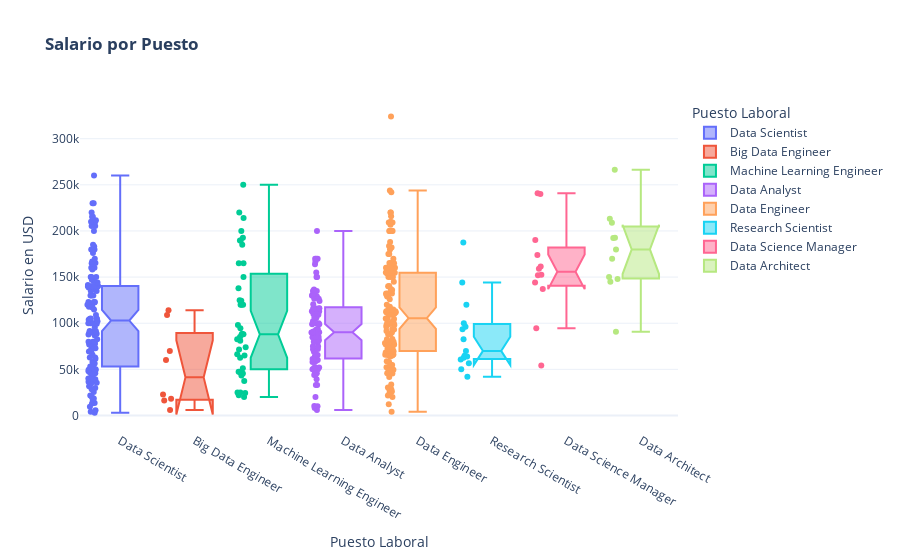

Notebook cell for this chart:
### Code cell
fig = px.box(temp_job_df, x="Puesto Laboral", y="Salario en USD", color="Puesto Laboral",notched=True, points='all',title="<b>Salario por Puesto" ,hover_data=["Puesto Laboral"], template='plotly_white')
fig.show()

### Figure 1 — Plotly figure (JSON) as saved in the notebook; plotly's stock layout.template omitted (floating-point values rounded to 4 significant figures; data arrays with more than 128 entries replaced by an {"elided": "..."} marker saying what was removed)
{"data": [{"alignmentgroup": "True", "boxpoints": "all", "hovertemplate": "Puesto Laboral=%{x}<br>Salario en USD=%{y}<extra></extra>", "legendgroup": "Data Scientist", "marker": {"color": "#636efa"}, "name": "Data Scientist", "notched": true, "offsetgroup": "Data Scientist", "orientation": "v", "showlegend": true, "type": "box", "x": {"elided": "142 str values"}, "x0": " ", "xaxis": "x", "y": {"elided": "142 int values"}, "y0": " ", "yaxis": "y"}, {"alignmentgroup": "True", "boxpoints": "all", "hovertemplate": "Puesto Laboral=%{x}<br>Salario en USD=%{y}<extra></extra>", "legendgroup": "Big Data Engineer", "marker": {"color": "#EF553B"}, "name": "Big Data Engineer", "notched": true, "offsetgroup": "Big Data Engineer", "orientation": "v", "showlegend": true, "type": "box", "x": ["Big Data Engineer", "Big Data Engineer", "Big Data Engineer", "Big Data Engineer", "Big Data Engineer", "Big Data Engineer", "Big Data Engineer", "Big Data Engineer"], "x0": " ", "xaxis": "x", "y": [109024, 114047, 70000, 60000, 22611, 18000, 5882, 16228], "y0": " ", "yaxis": "y"}, {"alignmentgroup": "True", "boxpoints": "all", "hovertemplate": "Puesto Laboral=%{x}<br>Salario en USD=%{y}<extra></extra>", "legendgroup": "Machine Learning Engineer", "marker": {"color": "#00cc96"}, "name": "Machine Learning Engineer", "notched": true, "offsetgroup": "Machine Learning Engineer", "orientation": "v", "showlegend": true, "type": "box", "x": ["Machine Learning Engineer", "Machine Learning Engineer", "Machine Learning Engineer", "Machine Learning Engineer", "Machine Learning Engineer", "Machine Learning Engineer", "Machine Learning Engineer", "Machine Learning Engineer", "Machine Learning Engineer", "Machine Learning Engineer", "Machine Learning Engineer", "Machine Learning Engineer", "Machine Learning Engineer", "Machine Learning Engineer", "Machine Learning Engineer", "Machine Learning Engineer", "Machine Learning Engineer", "Machine Learning Engineer", "Machine Learning Engineer", "Machine Learning Engineer", "Machine Learning Engineer", "Machine Learning Engineer", "Machine Learning Engineer", "Machine Learning Engineer", "Machine Learning Engineer", "Machine Learning Engineer", "Machine Learning Engineer", "Machine Learning Engineer", "Machine Learning Engineer", "Machine Learning Engineer", "Machine Learning Engineer", "Machine Learning Engineer", "Machine Learning Engineer", "Machine Learning Engineer", "Machine Learning Engineer", "Machine Learning Engineer", "Machine Learning Engineer", "Machine Learning Engineer", "Machine Learning Engineer", "Machine Learning Engineer", "Machine Learning Engineer"], "x0": " ", "xaxis": "x", "y": [150000, 43331, 250000, 138000, 45618, 47282, 94564, 20000, 82744, 125000, 81000, 74000, 21844, 24342, 200000, 24823, 24823, 88654, 46597, 185000, 66265, 85000, 51064, 189650, 164996, 37300, 124333, 98158, 87932, 189650, 164996, 120000, 220000, 120000, 65000, 120000, 62651, 87425, 71444, 214000, 192600], "y0": " ", "yaxis": "y"}, {"alignmentgroup": "True", "boxpoints": "all", "hovertemplate": "Puesto Laboral=%{x}<br>Salario en USD=%{y}<extra></extra>", "legendgroup": "Data Analyst", "marker": {"color": "#ab63fa"}, "name": "Data Analyst", "notched": true, "offsetgroup": "Data Analyst", "orientation": "v", "showlegend": true, "type": "box", "x": ["Data Analyst", "Data Analyst", "Data Analyst", "Data Analyst", "Data Analyst", "Data Analyst", "Data Analyst", "Data Analyst", "Data Analyst", "Data Analyst", "Data Analyst", "Data Analyst", "Data Analyst", "Data Analyst", "Data Analyst", "Data Analyst", "Data Analyst", "Data Analyst", "Data Analyst", "Data Analyst", "Data Analyst", "Data Analyst", "Data Analyst", "Data Analyst", "Data Analyst", "Data Analyst", "Data Analyst", "Data Analyst", "Data Analyst", "Data Analyst", "Data Analyst", "Data Analyst", "Data Analyst", "Data Analyst", "Data Analyst", "Data Analyst", "Data Analyst", "Data Analyst", "Data Analyst", "Data Analyst", "Data Analyst", "Data Analyst", "Data Analyst", "Data Analyst", "Data Analyst", "Data Analyst", "Data Analyst", "Data Analyst", "Data Analyst", "Data Analyst", "Data Analyst", "Data Analyst", "Data Analyst", "Data Analyst", "Data Analyst", "Data Analyst", "Data Analyst", "Data Analyst", "Data Analyst", "Data Analyst", "Data Analyst", "Data Analyst", "Data Analyst", "Data Analyst", "Data Analyst", "Data Analyst", "Data Analyst", "Data Analyst", "Data Analyst", "Data Analyst", "Data Analyst", "Data Analyst", "Data Analyst", "Data Analyst", "Data Analyst", "Data Analyst", "Data Analyst", "Data Analyst", "Data Analyst", "Data Analyst", "Data Analyst", "Data Analyst", "Data Analyst", "Data Analyst", "Data Analyst", "Data Analyst", "Data Analyst", "Data Analyst", "Data Analyst", "Data Analyst", "Data Analyst", "Data Analyst", "Data Analyst", "Data Analyst", "Data Analyst", "Data Analyst", "Data Analyst"], "x0": " ", "xaxis": "x", "y": [72000, 85000, 8000, 46759, 10000, 6072, 91000, 80000, 59102, 80000, 75000, 62000, 51519, 90000, 50000, 10354, 90000, 135000, 60000, 71786, 200000, 80000, 93000, 63831, 155000, 120600, 102100, 84900, 99000, 116000, 106260, 126500, 90320, 124190, 130000, 110000, 170000, 115500, 112900, 90320, 112900, 90320, 167000, 136600, 109280, 135000, 130000, 61300, 130000, 61300, 58000, 132000, 128875, 93700, 164000, 112900, 90320, 115934, 81666, 58000, 52351, 39263, 43966, 32974, 43966, 32974, 135000, 50000, 20000, 135000, 100000, 90320, 85000, 75000, 112900, 115934, 81666, 99050, 116150, 170000, 65438, 80000, 100000, 69000, 150075, 126500, 106260, 105000, 110925, 45807, 99000, 60000, 170000, 67000, 52000, 129000, 150000], "y0": " ", "yaxis": "y"}, {"alignmentgroup": "True", "boxpoints": "all", "hovertemplate": "Puesto Laboral=%{x}<br>Salario en USD=%{y}<extra></extra>", "legendgroup": "Data Engineer", "marker": {"color": "#FFA15A"}, "name": "Data Engineer", "notched": true, "offsetgroup": "Data Engineer", "orientation": "v", "showlegend": true, "type": "box", "x": {"elided": "132 str values"}, "x0": " ", "xaxis": "x", "y": {"elided": "132 int values"}, "y0": " ", "yaxis": "y"}, {"alignmentgroup": "True", "boxpoints": "all", "hovertemplate": "Puesto Laboral=%{x}<br>Salario en USD=%{y}<extra></extra>", "legendgroup": "Research Scientist", "marker": {"color": "#19d3f3"}, "name": "Research Scientist", "notched": true, "offsetgroup": "Research Scientist", "orientation": "v", "showlegend": true, "type": "box", "x": ["Research Scientist", "Research Scientist", "Research Scientist", "Research Scientist", "Research Scientist", "Research Scientist", "Research Scientist", "Research Scientist", "Research Scientist", "Research Scientist", "Research Scientist", "Research Scientist", "Research Scientist", "Research Scientist", "Research Scientist"], "x0": " ", "xaxis": "x", "y": [42000, 82528, 187442, 62649, 60757, 96113, 50000, 56738, 63810, 100000, 69999, 144000, 93427, 64849, 120000], "y0": " ", "yaxis": "y"}, {"alignmentgroup": "True", "boxpoints": "all", "hovertemplate": "Puesto Laboral=%{x}<br>Salario en USD=%{y}<extra></extra>", "legendgroup": "Data Science Manager", "marker": {"color": "#FF6692"}, "name": "Data Science Manager", "notched": true, "offsetgroup": "Data Science Manager", "orientation": "v", "showlegend": true, "type": "box", "x": ["Data Science Manager", "Data Science Manager", "Data Science Manager", "Data Science Manager", "Data Science Manager", "Data Science Manager", "Data Science Manager", "Data Science Manager", "Data Science Manager", "Data Science Manager", "Data Science Manager", "Data Science Manager"], "x0": " ", "xaxis": "x", "y": [190200, 240000, 144000, 152000, 174000, 54094, 94665, 161342, 137141, 241000, 159000, 152500], "y0": " ", "yaxis": "y"}, {"alignmentgroup": "True", "boxpoints": "all", "hovertemplate": "Puesto Laboral=%{x}<br>Salario en USD=%{y}<extra></extra>", "legendgroup": "Data Architect", "marker": {"color": "#B6E880"}, "name": "Data Architect", "notched": true, "offsetgroup": "Data Architect", "orientation": "v", "showlegend": true, "type": "box", "x": ["Data Architect", "Data Architect", "Data Architect", "Data Architect", "Data Architect", "Data Architect", "Data Architect", "Data Architect", "Data Architect", "Data Architect", "Data Architect"], "x0": " ", "xaxis": "x", "y": [150000, 170000, 180000, 192400, 90700, 208775, 147800, 266400, 213120, 192564, 144854], "y0": " ", "yaxis": "y"}], "layout": {"boxmode": "overlay", "legend": {"title": {"text": "Puesto Laboral"}, "tracegroupgap": 0}, "title": {"text": "<b>Salario por Puesto"}, "xaxis": {"anchor": "y", "categoryarray": ["Data Scientist", "Big Data Engineer", "Machine Learning Engineer", "Data Analyst", "Data Engineer", "Research Scientist", "Data Science Manager", "Data Architect"], "categoryorder": "array", "domain": [0, 1], "title": {"text": "Puesto Laboral"}}, "yaxis": {"anchor": "x", "domain": [0, 1], "title": {"text": "Salario en USD"}}}}
